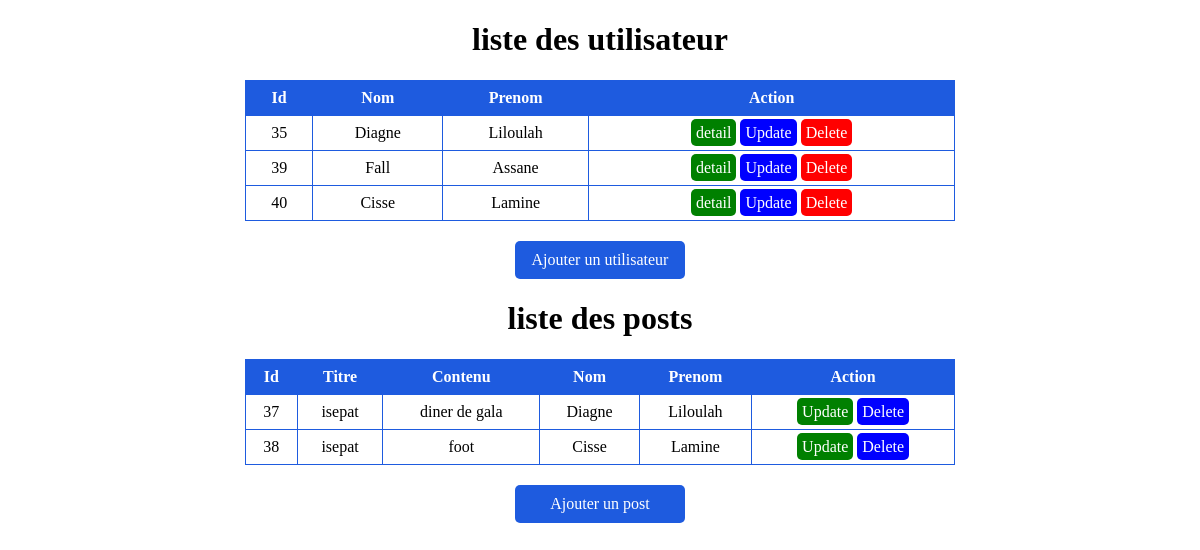
The page /liste on the database as committed earlier.
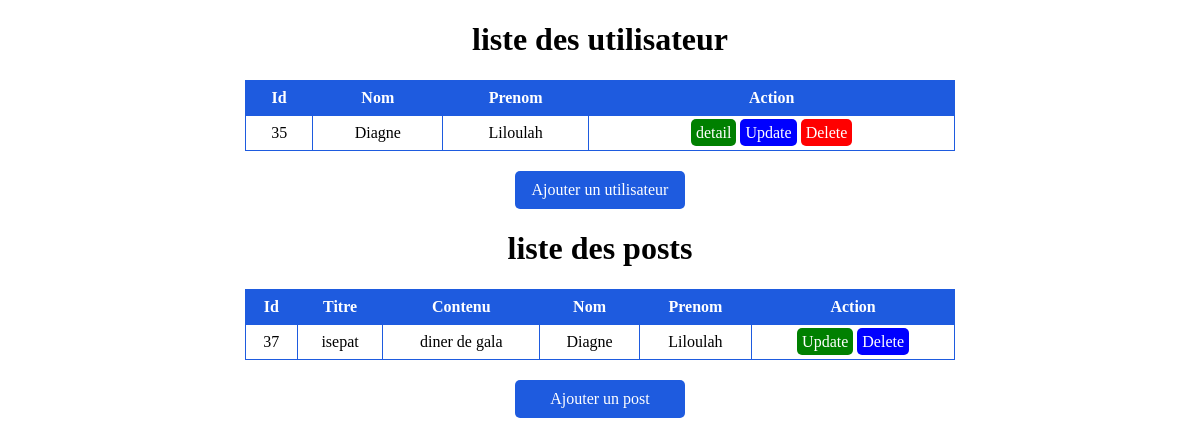
The same page on the database as committed later.
### tables this page shows
CREATE TABLE user (
    id INTEGER PRIMARY KEY AUTOINCREMENT,
    nom TEXT NOT NULL,
    prenom TEXT NOT NULL
);

CREATE TABLE post (
    id INTEGER PRIMARY KEY AUTOINCREMENT,
    titre TEXT NOT NULL,
    contenu TEXT NOT NULL,
    user_id INTEGER NOT NULL,
    FOREIGN KEY (user_id) REFERENCES user(id)
    );

### BD/app.py (the view)
@app.route("/liste")
def home():
    conn = sqlite3.connect("user.db")
    cursor = conn.cursor()
    cursor.execute("""SELECT * FROM user""")
    users = cursor.fetchall()
    cursor.execute("""SELECT post.id, post.titre, post.contenu , user.nom
                   , user.prenom FROM post JOIN user ON post.user_id = user.id""")
    posts = cursor.fetchall()
    conn.close()
    return render_template("index.html", users=users, posts=posts)

### BD/templates/index.html (shortened to what this page needs)
<!DOCTYPE html>
<html lang="en">
<head>
</head>
<body>
    <h1>liste des utilisateur</h1>
    <table>
        <thead>
            <tr>
                <th>Id</th>
                <th>Nom</th>
                <th>Prenom</th>
                <th>Action</th>
            </tr>
        </thead>
        <tbody>
            {%for user in users %}
            <tr>
                <td>{{user[0]}}</td>
                <td>{{user[1]}}</td>
                <td>{{user[2]}}</td>
                <td>
                    <a href="/detail/user/{{user[0]}}">detail</a>
                    <a href="/update/user/{{user[0]}}">Update</a>
                    <a href="/delete/user/{{user[0]}}" onclick="return confirmDelete('{{user[0]}}')">Delete</a>
                </td>
            </tr>
            {%endfor%}
        </tbody>
    </table>
    <a id="add-user" href="/add/user">Ajouter un utilisateur</a>
    <h1>liste des posts</h1>
    <table>
        <thead>
            <tr>
                <th>Id</th>
                <th>Titre</th>
                <th>Contenu</th>
                <th>Nom</th>
                <th>Prenom</th>
                <th>Action</th>
            </tr>
        </thead>
        <tbody>
            {%for post in posts %}
            <tr>
                <td>{{post[0]}}</td>
                <td>{{post[1]}}</td>
                <td>{{post[2]}}</td>
                <td>{{post[3]}}</td>
                <td>{{post[4]}}</td>
                <td>
                    <a href="/update/post/{{post[0]}}">Update</a>
                    <a href="/delete/post/{{post[0]}}" onclick=" return confirmDelete('{{post[0]}}')">Delete</a>
                </td>
            </tr>
            {%endfor%}
        </tbody>
    </table>
    <a id="add-user" href="/add/post">Ajouter un post</a>
</body>
</html>

### BD/templates/index.html (style rules this page uses)
table { border-collapse: collapse; width: 60%; margin-bottom: 30px; margin: auto; }
th, td { border: 1px solid #1e5bdf ; padding: 8px; text-align: center; }
th { background-color: #1e5bdf; color: white; }
td a { text-decoration: none; color: white; cursor: pointer; }
td a:nth-child(3) { color: white; background-color: red; padding: 5px; border-radius: 5px; }
td a:nth-child(2) { color: white; background-color: blue; padding: 5px; border-radius: 5px; }
td a:nth-child(1) { color: white; background-color: green; padding: 5px; border-radius: 5px; }
#add-user { display: block; margin-top: 20px; padding: 10px; background-color: #1e5bdf; width: 150px; color: white; text-decoration: none; border-radius: 5px; cursor: pointer; text-align: center; margin: auto; margin-top: 20px; }
h1 { text-align: center; }

Rows that differ between the two databases and show on the page:
removed user: id "39", nom "Fall", prenom "Assane"
removed user: id "40", nom "Cisse", prenom "Lamine"
no longer on this page (row unchanged): post: id "38", titre "isepat", contenu "foot", nom "Cisse", prenom "Lamine"
